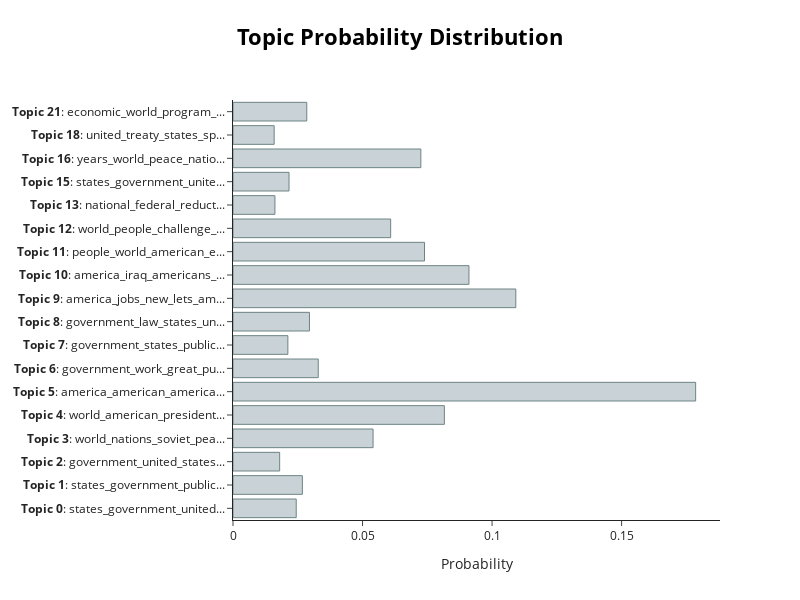

This figure's notebook cell:
### Markdown cell above
___
Below we can see the probability distribution for the first speech. There is more uncertainty in the topic distribution here as there was in LDA (where we had 99.9% certainty it belonged to a given topic). The first speech seems most likely to belong to topic #5, which includes tokens like "america", "american", "americans", "people", "tonight", "jobs", "know", "going", "new", and "years."

### Code cell
# output the topic distribution for the first speech
topic_distr, _ = topic_model.approximate_distribution(docs)
first_speech = topic_model.visualize_distribution(topic_distr[1])

#save first speech topic distribution to outputs
first_speech.write_html("outputs/03_01_BERTopic_first_speech.html")
first_speech

### Figure 1 — Plotly figure (JSON) as saved in the notebook; plotly's stock layout.template omitted (floating-point values rounded to 4 significant figures)
{"data": [{"marker": {"color": "#C8D2D7", "line": {"color": "#6E8484", "width": 1}}, "orientation": "h", "type": "bar", "x": [0.02441, 0.02678, 0.01801, 0.05407, 0.08159, 0.1786, 0.03291, 0.02118, 0.02951, 0.1092, 0.09108, 0.07392, 0.06086, 0.01619, 0.02163, 0.07251, 0.01589, 0.02847], "y": ["<b>Topic 0</b>: states_government_united...", "<b>Topic 1</b>: states_government_public...", "<b>Topic 2</b>: government_united_states...", "<b>Topic 3</b>: world_nations_soviet_pea...", "<b>Topic 4</b>: world_american_president...", "<b>Topic 5</b>: america_american_america...", "<b>Topic 6</b>: government_work_great_pu...", "<b>Topic 7</b>: government_states_public...", "<b>Topic 8</b>: government_law_states_un...", "<b>Topic 9</b>: america_jobs_new_lets_am...", "<b>Topic 10</b>: america_iraq_americans_...", "<b>Topic 11</b>: people_world_american_e...", "<b>Topic 12</b>: world_people_challenge_...", "<b>Topic 13</b>: national_federal_reduct...", "<b>Topic 15</b>: states_government_unite...", "<b>Topic 16</b>: years_world_peace_natio...", "<b>Topic 18</b>: united_treaty_states_sp...", "<b>Topic 21</b>: economic_world_program_..."]}], "layout": {"height": 600, "hoverlabel": {"bgcolor": "white", "font": {"family": "Rockwell", "size": 16}}, "title": {"font": {"color": "Black", "size": 22}, "text": "<b>Topic Probability Distribution</b>", "x": 0.5, "xanchor": "center", "y": 0.95, "yanchor": "top"}, "width": 800, "xaxis": {"title": {"text": "Probability"}}}}
